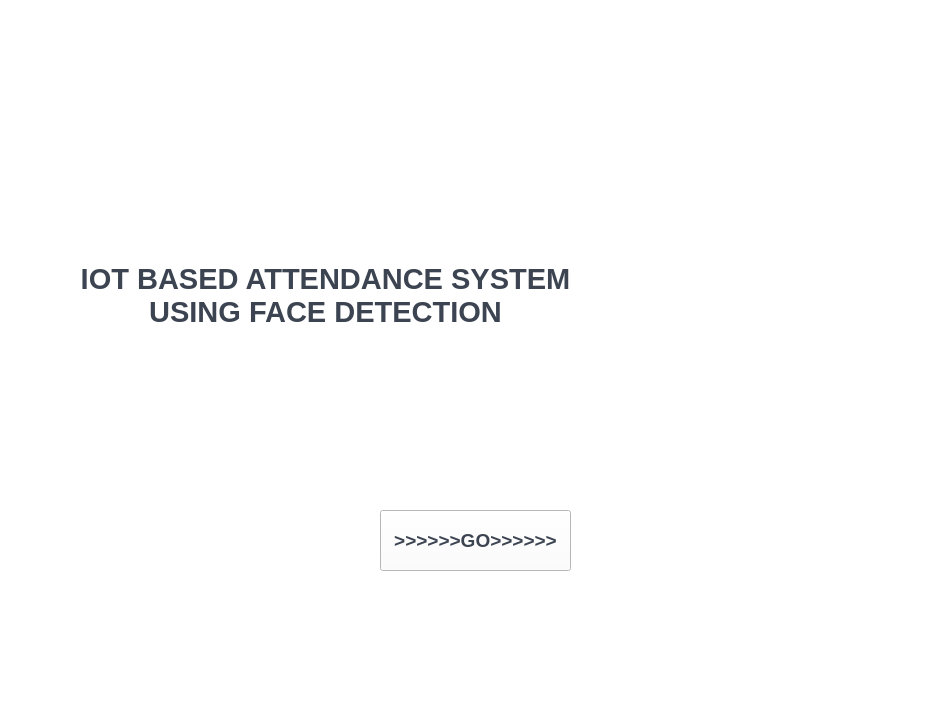
<?xml version="1.0" encoding="UTF-8"?>
<ui version="4.0">
 <class>MainWindow</class>
 <widget class="QMainWindow" name="MainWindow">
  <property name="geometry">
   <rect>
    <x>0</x>
    <y>0</y>
    <width>942</width>
    <height>711</height>
   </rect>
  </property>
  <property name="windowTitle">
   <string>MainWindow</string>
  </property>
  <property name="styleSheet">
   <string notr="true">background-color: rgb(255, 255, 255);</string>
  </property>
  <widget class="QWidget" name="centralwidget">
   <widget class="QLabel" name="label">
    <property name="geometry">
     <rect>
      <x>70</x>
      <y>140</y>
      <width>511</width>
      <height>311</height>
     </rect>
    </property>
    <property name="font">
     <font>
      <pointsize>22</pointsize>
      <weight>75</weight>
      <bold>true</bold>
     </font>
    </property>
    <property name="autoFillBackground">
     <bool>false</bool>
    </property>
    <property name="styleSheet">
     <string notr="true">background-color: qlineargradient(spread:pad, x1:0, y1:0, x2:1, y2:0, stop:0 rgba(0, 0, 0, 0), stop:1 rgba(255, 255, 255, 255));
color: rgb(60, 68, 81);
border-radius:30px</string>
    </property>
    <property name="text">
     <string>IOT BASED ATTENDANCE SYSTEM USING FACE DETECTION</string>
    </property>
    <property name="alignment">
     <set>Qt::AlignCenter</set>
    </property>
    <property name="wordWrap">
     <bool>true</bool>
    </property>
   </widget>
   <widget class="QGraphicsView" name="graphicsView">
    <property name="geometry">
     <rect>
      <x>-10</x>
      <y>0</y>
      <width>951</width>
      <height>721</height>
     </rect>
    </property>
    <property name="styleSheet">
     <string notr="true">border-image: url(:/QLabel/bg.jpg);
border-radius:10px
</string>
    </property>
   </widget>
   <widget class="QPushButton" name="pushButton">
    <property name="geometry">
     <rect>
      <x>380</x>
      <y>510</y>
      <width>191</width>
      <height>61</height>
     </rect>
    </property>
    <property name="font">
     <font>
      <pointsize>14</pointsize>
      <weight>75</weight>
      <bold>true</bold>
     </font>
    </property>
    <property name="cursor">
     <cursorShape>PointingHandCursor</cursorShape>
    </property>
    <property name="mouseTracking">
     <bool>false</bool>
    </property>
    <property name="autoFillBackground">
     <bool>false</bool>
    </property>
    <property name="styleSheet">
     <string notr="true">color: rgb(60, 68, 81);</string>
    </property>
    <property name="text">
     <string>&gt;&gt;&gt;&gt;&gt;&gt;GO&gt;&gt;&gt;&gt;&gt;&gt;</string>
    </property>
    <property name="autoDefault">
     <bool>false</bool>
    </property>
    <property name="default">
     <bool>false</bool>
    </property>
   </widget>
   <zorder>graphicsView</zorder>
   <zorder>label</zorder>
   <zorder>pushButton</zorder>
  </widget>
 </widget>
 <resources>
  <include location="service.qrc"/>
 </resources>
 <connections>
  <connection>
   <sender>pushButton</sender>
   <signal>clicked()</signal>
   <receiver>pushButton</receiver>
   <slot>toggle()</slot>
   <hints>
    <hint type="sourcelabel">
     <x>458</x>
     <y>529</y>
    </hint>
    <hint type="destinationlabel">
     <x>422</x>
     <y>531</y>
    </hint>
   </hints>
  </connection>
 </connections>
</ui>
